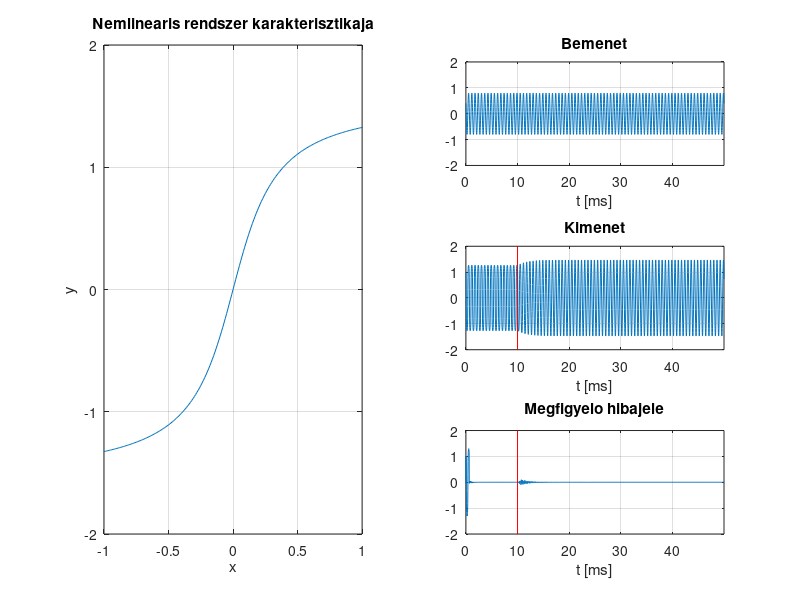
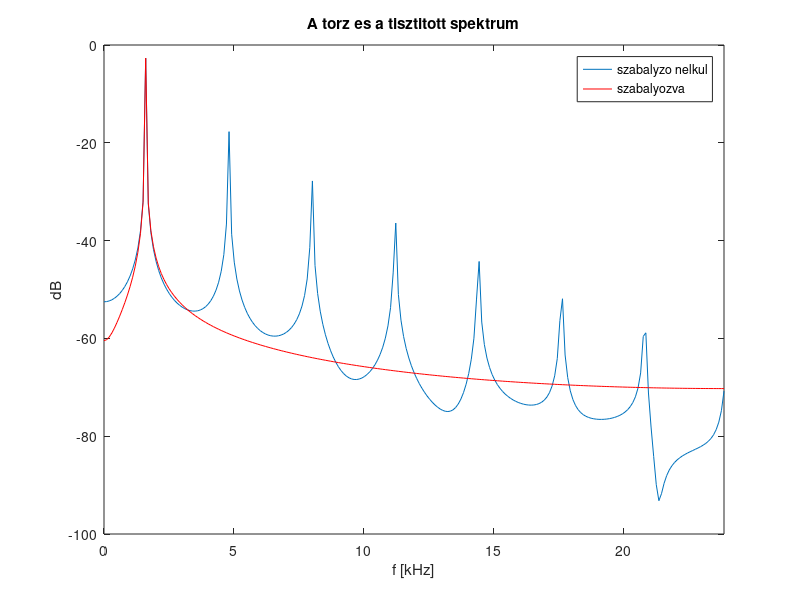

These charts were generated, in order, by the following MATLAB code:
clear all;
clc;

%% BEMENET, PARAMETEREK
sum_on_input=0; %0: beavatkozas a kimeneten, 1: beavatkozas a bemeneten
fs=48000;       %mintaveteli frekvencia (Hz)
t=0:1/fs:0.05;  %idotengely (s)
f0=1600;        %alapharmonikus frekvenciaja (Hz)
in=0.8*cos(2*pi*f0*t+60/180*pi); %bemenet (tiszta szinusz)
N=15;           %megfigyelendo harmonikusok szama (0=DC)
alpha=0.5/N;    %az egyes rezonatorcsatornak erositesei
beta=0.01./exp(-j*2*pi*(0:N)'*f0/fs); %erositesek a szabalyzo csatornaiban
transfer=@(x)(atan(x*4));             %a nemlinearis rendszer karakterisztikaja

%% SZAMITAS
if(sum_on_input)
    disp('Beavatkozas a bemeneten.');
else
    disp('Beavatkozas a kimeneten.');
end
out=zeros(size(t));
x=zeros(N+1,1);
p=zeros(N+1,1);
eSave=zeros(size(t));
r=0;
e=0;
for ii=1:length(t)
    if(sum_on_input)
        out(ii)=transfer(in(ii)-r);
    else
        out(ii)=transfer(in(ii))-r;
    end
    c=exp(j*2*pi*f0/fs*(ii-1)*(0:N));
    y=c(1)*x(1)+2*real(c(2:end)*x(2:end));
    r=c(1)*p(1)+2*real(c(2:end)*p(2:end));
    eSave(ii)=e;
    e=out(ii)-y;
    x=x+alpha*e*c';
    if(t(ii)>0.01) %10 ms utan kapcsoljuk be a szabalyzot
        p=p+beta.*x;
        p(2)=0; %az alapharmonikust nem szabalyozzuk nullara
    end
end

%% ABRAZOLAS
figure(1)
subplot(121);
plot(-2:0.01:2,transfer(-2:0.01:2));
axis([-1 1 -2 2]);
grid on;
xlabel('x');
ylabel('y');
title('Nemlinearis rendszer karakterisztikaja');

subplot(322);
plot(1000*t,in);
axis([0 max(1000*t) -2 2]);
grid on;
xlabel('t [ms]');
title('Bemenet');

subplot(324);
plot(1000*t,out);
hold on;
plot([10 10],[-2 2],'r');
hold off;
axis([0 max(1000*t) -2 2]);
grid on;
xlabel('t [ms]');
title('Kimenet');

subplot(326);
plot(1000*t,eSave);
hold on;
plot([10 10],[-3 3],'r');
hold off;
axis([0 max(1000*t) -2 2]);
grid on;
xlabel('t [ms]');
title('Megfigyelo hibajele');

figure(2);
f=0:fs/479:fs/2-fs/479;
OUT1=fft(out(1:479))/479;
OUT2=fft(out(end-478:end))/479;
plot(f/1000,20*log10(abs(OUT1(1:length(f)))));
hold on;
plot(f/1000,20*log10(abs(OUT2(1:length(f)))),'r');
hold off;
xlim([0 max(f/1000)]);
legend('szabalyzo nelkul','szabalyozva');
xlabel('f [kHz]');
ylabel('dB');
title('A torz es a tisztitott spektrum');
